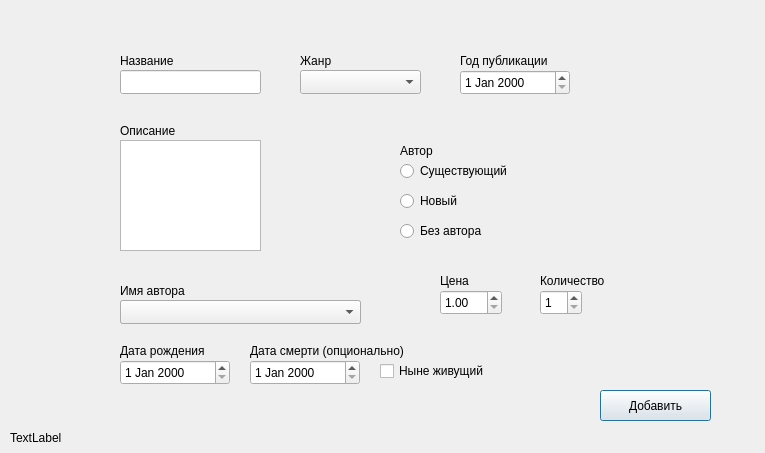
<?xml version="1.0" encoding="UTF-8"?>
<ui version="4.0">
 <class>AddBook</class>
 <widget class="QDialog" name="AddBook">
  <property name="geometry">
   <rect>
    <x>0</x>
    <y>0</y>
    <width>765</width>
    <height>453</height>
   </rect>
  </property>
  <property name="windowTitle">
   <string>Добавление новой книги</string>
  </property>
  <widget class="QLabel" name="title_label">
   <property name="geometry">
    <rect>
     <x>120</x>
     <y>50</y>
     <width>61</width>
     <height>21</height>
    </rect>
   </property>
   <property name="text">
    <string>Название</string>
   </property>
  </widget>
  <widget class="QPlainTextEdit" name="annotation_value">
   <property name="geometry">
    <rect>
     <x>120</x>
     <y>140</y>
     <width>141</width>
     <height>111</height>
    </rect>
   </property>
  </widget>
  <widget class="QLineEdit" name="title_value">
   <property name="geometry">
    <rect>
     <x>120</x>
     <y>70</y>
     <width>141</width>
     <height>24</height>
    </rect>
   </property>
   <property name="maxLength">
    <number>300</number>
   </property>
  </widget>
  <widget class="QLabel" name="annotation_label">
   <property name="geometry">
    <rect>
     <x>120</x>
     <y>120</y>
     <width>61</width>
     <height>21</height>
    </rect>
   </property>
   <property name="text">
    <string>Описание</string>
   </property>
  </widget>
  <widget class="QLabel" name="genre_label">
   <property name="geometry">
    <rect>
     <x>300</x>
     <y>50</y>
     <width>61</width>
     <height>21</height>
    </rect>
   </property>
   <property name="text">
    <string>Жанр</string>
   </property>
  </widget>
  <widget class="QRadioButton" name="new_author_rb">
   <property name="geometry">
    <rect>
     <x>400</x>
     <y>190</y>
     <width>91</width>
     <height>22</height>
    </rect>
   </property>
   <property name="text">
    <string>Новый</string>
   </property>
  </widget>
  <widget class="QRadioButton" name="exist_author_rb">
   <property name="geometry">
    <rect>
     <x>400</x>
     <y>160</y>
     <width>121</width>
     <height>22</height>
    </rect>
   </property>
   <property name="text">
    <string>Существующий</string>
   </property>
  </widget>
  <widget class="QRadioButton" name="without_author_rb">
   <property name="geometry">
    <rect>
     <x>400</x>
     <y>220</y>
     <width>91</width>
     <height>22</height>
    </rect>
   </property>
   <property name="text">
    <string>Без автора</string>
   </property>
  </widget>
  <widget class="QLabel" name="author_rb_label">
   <property name="geometry">
    <rect>
     <x>400</x>
     <y>140</y>
     <width>61</width>
     <height>21</height>
    </rect>
   </property>
   <property name="text">
    <string>Автор</string>
   </property>
  </widget>
  <widget class="QDoubleSpinBox" name="price_value">
   <property name="geometry">
    <rect>
     <x>440</x>
     <y>290</y>
     <width>62</width>
     <height>25</height>
    </rect>
   </property>
   <property name="minimum">
    <double>1.000000000000000</double>
   </property>
   <property name="maximum">
    <double>100001.000000000000000</double>
   </property>
  </widget>
  <widget class="QLabel" name="price_label">
   <property name="geometry">
    <rect>
     <x>440</x>
     <y>270</y>
     <width>61</width>
     <height>21</height>
    </rect>
   </property>
   <property name="text">
    <string>Цена</string>
   </property>
  </widget>
  <widget class="QSpinBox" name="amount_value">
   <property name="geometry">
    <rect>
     <x>540</x>
     <y>290</y>
     <width>42</width>
     <height>25</height>
    </rect>
   </property>
   <property name="minimum">
    <number>1</number>
   </property>
   <property name="maximum">
    <number>1001</number>
   </property>
  </widget>
  <widget class="QLabel" name="amount_label">
   <property name="geometry">
    <rect>
     <x>540</x>
     <y>270</y>
     <width>71</width>
     <height>21</height>
    </rect>
   </property>
   <property name="text">
    <string>Количество</string>
   </property>
  </widget>
  <widget class="QLineEdit" name="fio_author_value">
   <property name="geometry">
    <rect>
     <x>120</x>
     <y>300</y>
     <width>241</width>
     <height>24</height>
    </rect>
   </property>
   <property name="maxLength">
    <number>100</number>
   </property>
  </widget>
  <widget class="QLabel" name="fio_autorh_label_line">
   <property name="geometry">
    <rect>
     <x>120</x>
     <y>280</y>
     <width>71</width>
     <height>21</height>
    </rect>
   </property>
   <property name="text">
    <string>Имя автора</string>
   </property>
  </widget>
  <widget class="QDateEdit" name="birthdate_value">
   <property name="geometry">
    <rect>
     <x>120</x>
     <y>360</y>
     <width>110</width>
     <height>25</height>
    </rect>
   </property>
  </widget>
  <widget class="QLabel" name="birthdate_label">
   <property name="geometry">
    <rect>
     <x>120</x>
     <y>340</y>
     <width>91</width>
     <height>21</height>
    </rect>
   </property>
   <property name="text">
    <string>Дата рождения</string>
   </property>
  </widget>
  <widget class="QLabel" name="deathdate_label">
   <property name="geometry">
    <rect>
     <x>250</x>
     <y>340</y>
     <width>161</width>
     <height>21</height>
    </rect>
   </property>
   <property name="text">
    <string>Дата смерти (опционально)</string>
   </property>
  </widget>
  <widget class="QDateEdit" name="deathdate_value">
   <property name="geometry">
    <rect>
     <x>250</x>
     <y>360</y>
     <width>110</width>
     <height>25</height>
    </rect>
   </property>
  </widget>
  <widget class="QComboBox" name="author_names_cb">
   <property name="geometry">
    <rect>
     <x>120</x>
     <y>300</y>
     <width>241</width>
     <height>24</height>
    </rect>
   </property>
  </widget>
  <widget class="QComboBox" name="genre_cb">
   <property name="geometry">
    <rect>
     <x>300</x>
     <y>70</y>
     <width>121</width>
     <height>24</height>
    </rect>
   </property>
  </widget>
  <widget class="QCheckBox" name="is_alive_checkbox">
   <property name="geometry">
    <rect>
     <x>380</x>
     <y>360</y>
     <width>111</width>
     <height>22</height>
    </rect>
   </property>
   <property name="text">
    <string>Ныне живущий</string>
   </property>
  </widget>
  <widget class="QPushButton" name="add_book_button">
   <property name="geometry">
    <rect>
     <x>600</x>
     <y>390</y>
     <width>111</width>
     <height>31</height>
    </rect>
   </property>
   <property name="text">
    <string>Добавить</string>
   </property>
  </widget>
  <widget class="QDateEdit" name="year_publication_value">
   <property name="geometry">
    <rect>
     <x>460</x>
     <y>70</y>
     <width>110</width>
     <height>25</height>
    </rect>
   </property>
  </widget>
  <widget class="QLabel" name="year_publication_label">
   <property name="geometry">
    <rect>
     <x>460</x>
     <y>50</y>
     <width>101</width>
     <height>21</height>
    </rect>
   </property>
   <property name="text">
    <string>Год публикации</string>
   </property>
  </widget>
  <widget class="QLabel" name="error_label">
   <property name="geometry">
    <rect>
     <x>10</x>
     <y>430</y>
     <width>181</width>
     <height>16</height>
    </rect>
   </property>
   <property name="text">
    <string>TextLabel</string>
   </property>
  </widget>
 </widget>
 <resources/>
 <connections/>
</ui>
